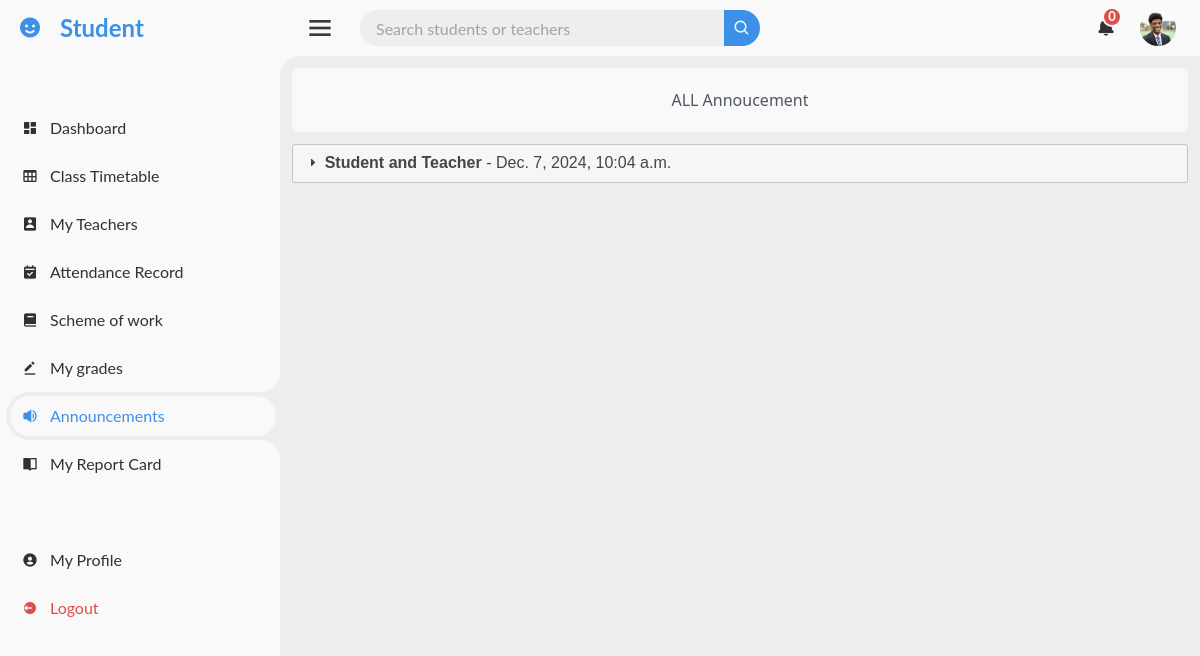
Screenshot of /dashboard/annoucement/ (signed in) with the database file from the repository.
### accounts/models.py (models this page shows, shortened)
class CustomUser(AbstractUser):
    email = models.EmailField(unique=True)
    is_approved = models.BooleanField(default=False)
    is_teacher = models.BooleanField(default=False)
    is_student = models.BooleanField(default=False)
    profile_photo = models.ImageField(upload_to='profile_photo/', default='default.jpg', blank=True, null=True)
    USERNAME_FIELD = 'email'
    REQUIRED_FIELDS = ['first_name', 'last_name']
    objects = CustomUserManager()

### administration/models.py (models this page shows, shortened)
class Annoucement(models.Model):
    RECIPIENT_CHOICES = [
        ('teacher', 'Teacher'),
        ('student', 'Student'),
        ('both', 'Teacher and Student'),
    ]
    subject = models.CharField(max_length=300, null=False)
    description = models.CharField(max_length=1000)
    recipient_type = models.CharField(max_length=10, choices=RECIPIENT_CHOICES, default='both')
    date_posted = models.DateTimeField(auto_now_add=True)

### student/views.py (the view)
# urls.py: path('dashboard/annoucement/', views.annoucement, name='annoucement'),
@login_required
def annoucement(request):
    if not request.user.is_student:
        return HttpResponseForbidden("You do not have permission to access this page.")
    announcements = Annoucement.objects.filter(recipient_type__in=['student', 'both']).order_by('-date_posted')
    return render(request, 'dashboards/all_student_pages/annoucement.html', {'posts':announcements})

### administration/context_processors.py (called while the page is built)
def notifications(request):
    all_notification, total_notifications = get_admin_notification(request.user)
    return {
        'all_notification': all_notification,
        'total_notifications': total_notifications,
    }

### administration/views.py (called while the page is built, shortened)
def get_admin_notification(user):
    return [], 0

### pages/context_processors.py (called while the page is built)
def notifications(request):
    if request.user.is_authenticated:
        all_notifications, unread_notifications_count = get_user_notifications(request.user)
        return {
            'all_notifications': all_notifications,
            'unread_notifications_count': unread_notifications_count,
        }
    return {
        'all_notifications': [],
        'unread_notifications_count': 0,
    }

### pages/views.py (called while the page is built)
def get_user_notifications(user):
    notifications = Notification.objects.filter(user=user).order_by('-created_at')
    if user.is_student:
        grade_notifications = GradeNotification.objects.filter(recipient=user).order_by('-created_at')
    else:
        grade_notifications = []
    all_notifications = sorted(
        chain(notifications, grade_notifications),
        key=attrgetter('created_at'),
        reverse=True
    )
    total_unread_count = (
        notifications.filter(is_read=False).count() +
        (grade_notifications.filter(is_read=False).count() if user.is_student else 0)
    )
    return all_notifications, total_unread_count

### templates/dashboards/all_student_pages/annoucement.html (shortened to what this page needs)
{% extends 'dashboards/all_student_pages/base.html' %}
{% load static %}
{% block section %}
<div class="m-3 text-black rounded-lg">
    <p class="text-center p-5 mb-3 rounded-lg font-medium text-gray-600" style="background-color: #F9F9F9;">ALL Annoucement</p>
    <div id="accordion">
        {%if posts%}
        {%for post in posts%}
            <h3>
                <span class="font-semibold">{{post.subject}}</span> - {{post.date_posted}}
            </h3>
        {%endfor%}
        {%else%}
        <p class="bg-white text-gray-700 py-4 px-6 m-3 rounded-lg text-center font-medium text-2xl">Sorry, No Annoucements Yet. </p>
        {%endif%}
    </div>
</div>
{% endblock section %}

### templates/dashboards/all_student_pages/base.html (shortened to what this page needs)
{%extends 'dashboards/base.html'%}
{%load static%}
{%block content%}
{% url 'student_dashboard' as student_dashboard%}
{% url 'view_class_timetable' as view_class_timetable%}
{% url 'view_student_grades' as view_student_grades%}
{% url 'student_teacher' as student_teacher%}
{% url 'view_class_attendance' as view_class_attendance%}
{% url 'annoucement' as annoucement%}
{% url 'student_details_page' as student_details_page%}
{% url 'my_report_card' as my_report_card%}
{% url 'scheme_of_work' as scheme_of_work%}
    <section id="sidebar">
        <a href="{%url 'student_dashboard'%}" class="brand">
            <i class='bx bxs-smile' ></i>
            <span class="text">Student</span>
        </a>
        <ul class="side-menu top">
            <li class="{%if request.path == student_dashboard%} active {%else%}{%endif%}">
                <a href="{{student_dashboard}}">
                    <i class='bx bxs-dashboard' ></i>
                    <span class="text">Dashboard</span>
                </a>
            </li>
            <li class="{%if request.path == view_class_timetable%} active {%else%}{%endif%}">
                <a href="{{view_class_timetable}}">
                    <i class='bx bx-table' ></i>
                    <span class="text">Class Timetable</span>
                </a>
            </li>
            <li class="{%if request.path == student_teacher%} active {%else%}{%endif%}">
                <a href="{{student_teacher}}">
                    <i class='bx bxs-user-rectangle'></i>
                    <span class="text">My Teachers</span>
                </a>
            </li>
            <li class="{%if request.path == view_class_attendance%} active {%else%}{%endif%}">
                <a href="{%url 'view_class_attendance'%}">
                    <i class='bx bxs-calendar-check'></i>
                    <span class="text">Attendance Record</span>
                </a>
            </li>
            <li class="{%if request.path == scheme_of_work%} active {%else%}{%endif%}">
                <a href="{{scheme_of_work}}">
                    <i class='bx bxs-book'></i>
                    <span class="text">Scheme of work</span>
                </a>
            </li>
            <li class="{%if request.path == view_student_grades%} active {%else%}{%endif%}">
                <a href="{{view_student_grades}}">
                    <i class='bx bxs-edit-alt'></i>
                    <span class="text">My grades</span>
                </a>
            </li>
            <li class="{%if request.path == annoucement%} active {%endif%}">
                <a href="{{annoucement}}">
                    <i class='bx bxs-volume-full' ></i>
                    <span class="text">Announcements</span>
                </a>
            </li>
            <li class="{%if request.path == my_report_card%} active {%else%}{%endif%}">
                <a href="{%url 'my_report_card'%}">
                    <i class='bx bxs-book-open' ></i>
                    <span class="text">My Report Card</span>
                </a>
            </li>
        </ul>
        <ul class="side-menu">
            <li class="{%if request.path == student_details_page%} active {%else%}{%endif%}">
            <a href="{{student_details_page}}">
                <i class='bx bxs-user-circle' ></i>
                <span class="text">My Profile</span>
            </a>
        </li>
        <li>
            <a href="{%url 'logout'%}" class="logout">
                <i class='bx bxs-log-out-circle' ></i>
                <span class="text">Logout</span>
            </a>
        </li>
    </ul>
    </section>
    <section id="content">
         <nav>
            <i class='bx bx-menu' style="font-size: 32px; color: rgb(58, 58, 58);"></i>
            <form method="GET" action="{% url 'student_search_results_view' %}">
                <div class="form-input">
                    <input type="search" name="query" placeholder="Search students or teachers">
                    <button type="submit" class="search-btn"><i class='bx bx-search'></i></button>
                </div>
            </form>
            <a href="#" class="notification" id="notificationBell">
                <i class='bx bxs-bell'></i>
                <span class="num">{{ unread_notifications_count }}</span>
            </a>
            <a href="{%url 'student_details_page' %}" class="profile">
                <img src="{{ request.user.profile_photo.url }}" alt="Profile Photo">
            </a>
         </nav>
        {%block section%}
        {%endblock section%}
    </section>
{%endblock content%}

### static/css/dashboard.css (style rules this page uses)
* { margin: 0; padding: 0; box-sizing: border-box; }
a { text-decoration: none; }
li { list-style: none; }
:root { --poppins: 'Poppins', sans-serif; --lato: 'Lato', sans-serif; --light: #F9F9F9; --blue: #3C91E6; --light-blue: #CFE8FF; --grey: #EEE; --dark-grey: #AAAAAA; --dark: #342E37; --red: #DB504A; --yellow: #FFCE26; --light-yellow: #FFF26C; --orange: #FD7238; --light-orange: #ffc19e; }
html { overflow-x: hidden; }
body { background: var(--grey); }
#sidebar { position: fixed; top: 0; left: 0; width: 280px; height: 100%; background: var(--light); z-index: 1000; font-family: var(--lato); transition: .3s ease; overflow-x: hidden; }
#sidebar .brand { font-size: 24px; font-weight: 700; height: 56px; display: flex; align-items: center; color: var(--blue); }
#sidebar .brand .bx { min-width: 60px; display: flex; justify-content: center; }
#sidebar .side-menu { width: 100%; margin-top: 48px; }
#sidebar .side-menu li { height: 48px; background: transparent; margin-left: 6px; border-radius: 48px 0 0 48px; padding: 4px; }
#sidebar .side-menu li.active { background: var(--grey); position: relative; }
#sidebar .side-menu li.active a { color: var(--blue); }
#sidebar .side-menu li.active::before { content: ''; position: absolute; width: 40px; height: 40px; border-radius: 50%; top: -40px; right: 0; box-shadow: 20px 20px 0 var(--grey); z-index: -1; }
#sidebar .side-menu li.active::after { content: ''; position: absolute; width: 40px; height: 40px; border-radius: 50%; bottom: -40px; right: 0; box-shadow: 20px -20px 0 var(--grey); z-index: -1; }
#sidebar .side-menu li a { width: 100%; height: 100%; background: var(--light); display: flex; align-items: center; border-radius: 48px; font-size: 16px; color: var(--dark); white-space: nowrap; overflow-x: hidden; }
#sidebar .side-menu li a .bx { min-width: calc(60px - ((4px + 6px) * 2)); display: flex; justify-content: center; }
#sidebar .side-menu li .logout { color: var(--red); }
#content { position: relative; width: calc(100% - 280px); left: 280px; transition: .3s ease; }
#content nav { height: 56px; background: var(--light); padding: 0 24px; display: flex; align-items: center; grid-gap: 24px; font-family: var(--lato); position: relative; }
#content nav::before { content: ''; position: absolute; width: 40px; height: 40px; bottom: -40px; left: 0; border-radius: 50%; box-shadow: -20px -20px 0 var(--light); }
#content nav a { color: var(--dark); }
#content nav .bx.bx-menu { cursor: pointer; }
#content nav form { max-width: 400px; width: 100%; margin-right: auto; }
#content nav form .form-input { display: flex; align-items: center; height: 36px; }
#content nav form .form-input input { flex-grow: 1; padding: 0 16px; height: 100%; border: none; background: var(--grey); border-radius: 36px 0 0 36px; outline: none; }
#content nav form .form-input button { width: 36px; height: 100%; display: flex; justify-content: center; align-items: center; background: var(--blue); color: var(--light); font-size: 18px; border: none; outline: none; border-radius: 0 36px 36px 0; cursor: pointer; }
#content nav .notification { font-size: 20px; position: relative; }
#content nav .notification .num { position: absolute; top: -6px; right: -6px; width: 20px; height: 20px; border-radius: 50%; border: 2px solid var(--light); background: var(--red); color: var(--light); font-weight: 700; font-size: 13px; display: flex; justify-content: center; align-items: center; }
#content nav .profile img { width: 36px; height: 36px; object-fit: cover; border-radius: 50%; }

### rows the page displays
CustomUser: user.profile_photo (picture)
Annoucement: subject "Student and Teacher", date_posted "Dec. 7, 2024, 10:04 a.m."

### other values shown
{{ unread_notifications_count }} "0"
